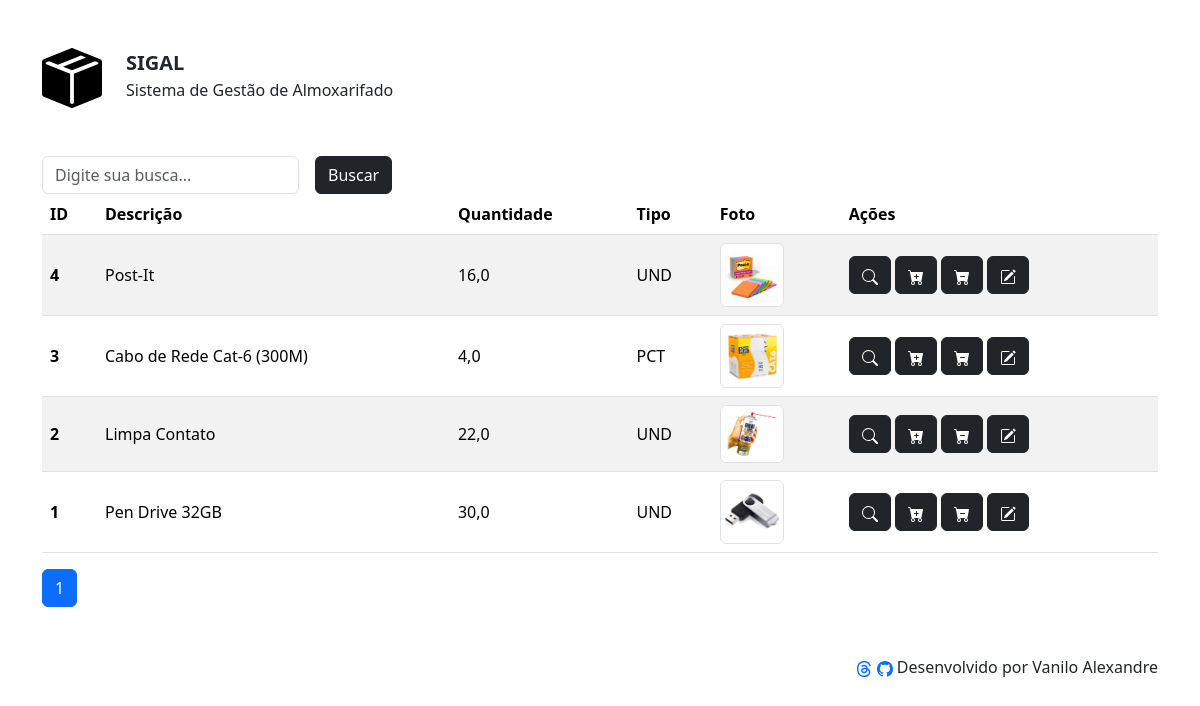
Before: /list (signed in) with the older database file.
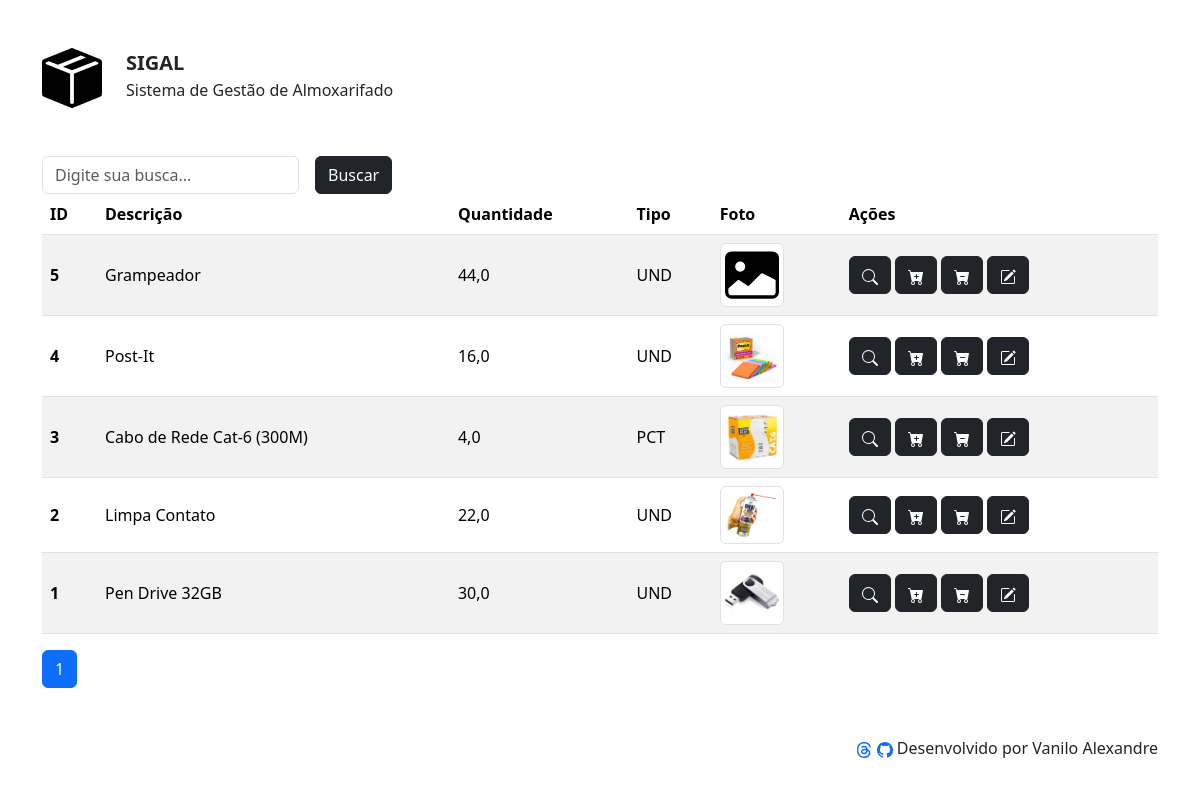
After: the same page with the newer database file.
### apps/estoque/models.py (models this page shows, shortened)
class Material(models.Model):
    OPCOES_CATEGORIA = [
        ("MAT-TIC", "Material de TIC"),
        ("MAT-EXPEDIENTE", "Material de Expediente"),
        ("MAT-ESCRITORIO", "Material de Escritório"),
    ]
    OPCOES_MEDIDA = [
        ("UND", "Unidade"),
        ("KG", "Quilograma"),
        ("PCT", "Pacote"),
    ]
    desc = models.CharField(max_length=100, null=False, blank=False)
    categoria = models.CharField(max_length=100, choices=OPCOES_CATEGORIA, default="")
    qtd = models.DecimalField(max_digits=8, decimal_places=1, null=False, blank=False)
    tipo = models.CharField(max_length=100, choices=OPCOES_MEDIDA, default="UND")
    foto = models.ImageField(upload_to="fotos/%Y/%m/%d/", blank=True)

### apps/estoque/views.py (the view)
# urls.py: path('list', listMaterial, name='list'),
def listMaterial(request):
    if not request.user.is_authenticated:
        messages.error(request, 'Usuário não logado')
        return redirect('login')
    materiais = Material.objects.order_by("-id")
    materiais = Paginator(materiais, 20)
    page_number = request.GET.get("page")
    page_obj = materiais.get_page(page_number)
    return render(request, 'estoque/listar.html', {"cards": page_obj})

### templates/estoque/listar.html (shortened to what this page needs)
{% extends 'shared/base.html' %}
{% load static %}
{% block content %}
<body>
    <div class="container-sm">
        <div>
            <form class="row row-cols-lg-auto g-3" action="{% url 'busca-material' %}" method="get">
                <div class="col-12">
                    <input name="q" class="form-control" type="text" placeholder="Digite sua busca...">
                </div>
                <div class="col-12">
                    <button type="submit" class="btn btn-dark">Buscar</button>
                </div>
            </form>
        </div>
        <table class="table table-striped align-middle">
            <thead>
                <tr>
                    <th scope="col">ID</th>
                    <th scope="col">Descrição</th>
                    <th scope="col">Quantidade</th>
                    <th scope="col">Tipo</th>
                    <th scope="col">Foto</th>
                    <th scope="col">Ações</th>
                </tr>
            </thead>
            <tbody>
                {% if cards %}
                {% for material in cards %}
                <tr>
                    <th scope="row">{{material.id}}</th>
                    <td>{{material.desc}}</td>
                    <td>{{material.qtd}}</td>
                    <td>{{material.tipo}}</td>
                    {% if material.foto == "" or material.foto == null %}
                        <td><img class="img-thumbnail" style="max-width: 64px; max-height: 64px;" src="{% static '/assets/images/not-found.svg' %}" alt="foto"></td>
                    {% else %}
                        <td><img class="img-thumbnail" style="max-width: 64px; max-height: 64px;" src="{{ material.foto.url }}" alt="foto"></td>
                    {% endif %}
                    <td>
                        <a class="btn btn-dark" href="#" role="button">
                            <svg xmlns="http://www.w3.org/2000/svg" width="16" height="16" fill="currentColor" class="bi bi-search" viewBox="0 0 16 16">
                                <path d="M11.742 10.344a6.5 6.5 0 1 0-1.397 1.398h-.001q.044.06.098.115l3.85 3.85a1 1 0 0 0 1.415-1.414l-3.85-3.85a1 1 0 0 0-.115-.1zM12 6.5a5.5 5.5 0 1 1-11 0 5.5 5.5 0 0 1 11 0"/>
                            </svg>
                        </a>
                        <a class="btn btn-dark" href="#" role="button">
                        </a>
                        <a class="btn btn-dark" href="#" role="button">
                        </a>
                        <a class="btn btn-dark" href="{% url 'edit-material' material.id %}" role="button">
                        </a>
                    </td>
                </tr>
                {% endfor%}
            </tbody>
        </table>
        <nav aria-label="Paginação da Lista de Materiais">
            <ul class="pagination">
                <li class="page-item active" aria-current="page">
                    <a class="page-link" href="#">{{ cards.number }}</a>
                </li>
            </ul>
        </nav>
        {% endif %}
    </div>
</body>
{% endblock %}

Changed rows visible on the page:
added Material: id "5", desc "Grampeador", qtd "44,0", tipo "UND"
